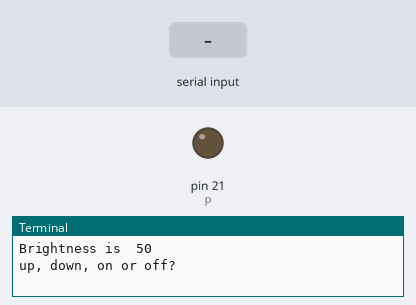
Bench run of a program on a simulated Raspberry Pi (header pin numbers). Shown: output pins drawn as LEDs (lit = HIGH), the last lines printed to the terminal. Inputs (shaded band) come from the test bench.

Above: at 1.2 s.
1.3 s: "up" typed at the terminal
At 2.5 s:
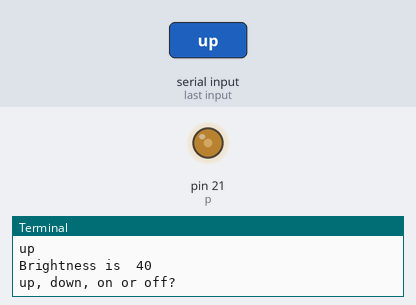
2.8 s: "off" typed at the terminal
At 3.6 s:
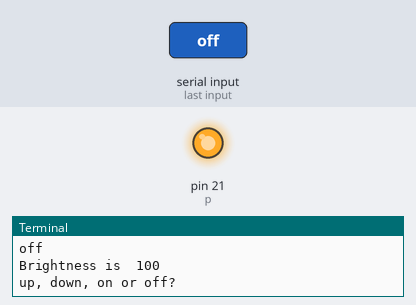
4.3 s: "on" typed at the terminal
At 4.7 s:
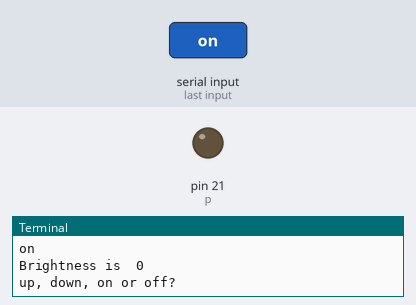
5.8 s: "down" typed at the terminal
At 7.1 s:
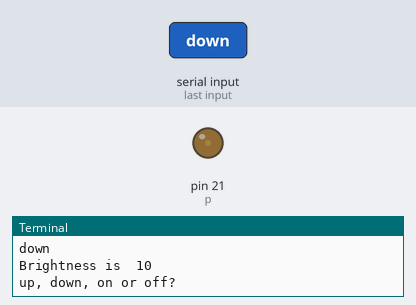
Timing chart, 0 to 8.3 s (numbered marks = the images above; inputs shaded):
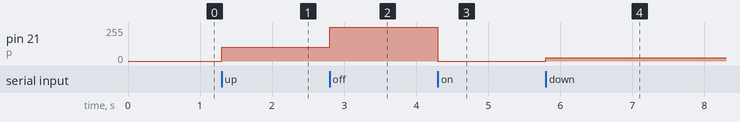

The program:

arrow_test.py
```python
# -*- coding: utf-8 -*-
import RPi.GPIO as GPIO        #This enables use of the RaspberryPi's PGIO pins
import time
GPIO.setmode(GPIO.BOARD)
GPIO.setup(21, GPIO.OUT) #set pin 21 to output
p = GPIO.PWM(21,50)        #set the PWM on pin 21 to 50%
p.start(0)

var = 1
brightness = 50

try :

  while var == 1 :  # This constructs an infinite loop

    print 'Brightness is ', brightness

    test1 = raw_input('up, down, on or off? ')  #this is just a placeholder

    if test1 == 'up':
      if brightness - 10 >= 0 :
        brightness = brightness - 10
      else:
        print ('maxed out')
    elif test1 == 'down':
       brightness = brightness + 10
    elif test1 == 'on':
       brightness = 0
    elif test1 == 'off':
       brightness = 100
    else:
       print 'Try again'

    p.ChangeDutyCycle(brightness)

except KeyboardInterrupt:

  p.stop()

GPIO.cleanup()
```

Measured:
- after the input at 1.3 s, pin 21 (p): 0/255 → 102/255 at once
- after the input at 2.8 s, pin 21 (p): 102/255 → 255/255 at once
- after the input at 4.3 s, pin 21 (p): 255/255 → 0/255 at once
- after the input at 5.8 s, pin 21 (p): 0/255 → 26/255 at once
